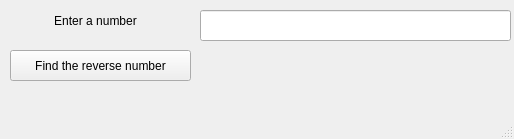
<?xml version="1.0" encoding="UTF-8"?>
<ui version="4.0">
 <class>MainWindow</class>
 <widget class="QMainWindow" name="MainWindow">
  <property name="geometry">
   <rect>
    <x>0</x>
    <y>0</y>
    <width>514</width>
    <height>139</height>
   </rect>
  </property>
  <property name="windowTitle">
   <string>MainWindow</string>
  </property>
  <widget class="QWidget" name="centralwidget">
   <widget class="QLabel" name="label">
    <property name="geometry">
     <rect>
      <x>0</x>
      <y>10</y>
      <width>191</width>
      <height>21</height>
     </rect>
    </property>
    <property name="text">
     <string>Enter a number</string>
    </property>
    <property name="alignment">
     <set>Qt::AlignCenter</set>
    </property>
   </widget>
   <widget class="QLabel" name="label_2">
    <property name="geometry">
     <rect>
      <x>210</x>
      <y>50</y>
      <width>291</width>
      <height>31</height>
     </rect>
    </property>
    <property name="text">
     <string/>
    </property>
    <property name="alignment">
     <set>Qt::AlignCenter</set>
    </property>
   </widget>
   <widget class="QLineEdit" name="lineEdit">
    <property name="geometry">
     <rect>
      <x>200</x>
      <y>10</y>
      <width>311</width>
      <height>31</height>
     </rect>
    </property>
   </widget>
   <widget class="QPushButton" name="pushButton">
    <property name="geometry">
     <rect>
      <x>10</x>
      <y>50</y>
      <width>181</width>
      <height>31</height>
     </rect>
    </property>
    <property name="text">
     <string>Find the reverse number</string>
    </property>
   </widget>
  </widget>
  <widget class="QMenuBar" name="menubar">
   <property name="geometry">
    <rect>
     <x>0</x>
     <y>0</y>
     <width>514</width>
     <height>22</height>
    </rect>
   </property>
  </widget>
  <widget class="QStatusBar" name="statusbar"/>
 </widget>
 <resources/>
 <connections/>
</ui>
